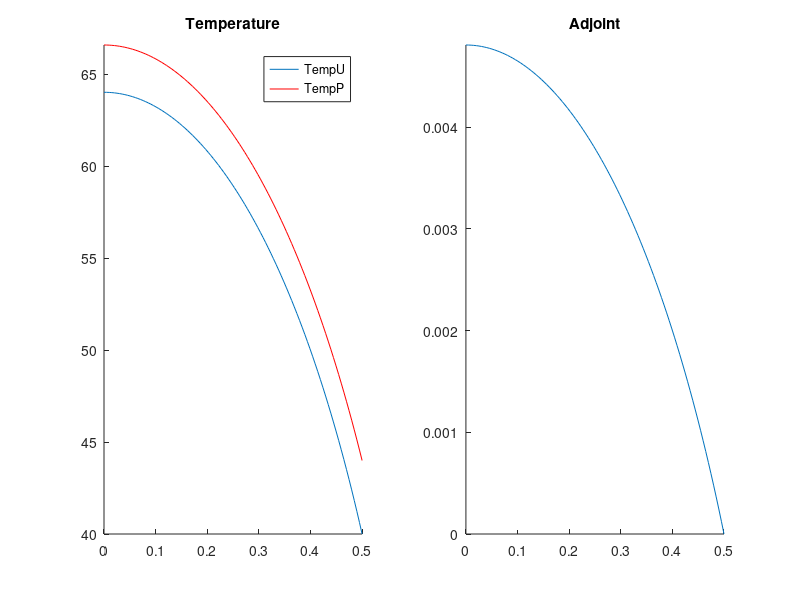

MATLAB code to generate this figure: (Note: this script raises an error after producing the figure.)
function hc_nonlinear_analytical
clc; close all;

% problem definition: k(T)=T^q
% -d/dx (T^a dT/dx) = q = -1/(a+1).d^2(T^(a+1))/dx^2
% dTdx|_0=0 T(L)=T_dir
L=0.5; q=10000; T_dir=40; a=1;
% region of interest
% "whole domain" or "dirac at 0"
% 
do_plot = true;

%%%%%%%%%%%%%%%%%%%%%%%%%%%%%%%%%%%%%%%%%%%%%%%%%%%%%%%%%%
% solve forward problem for unperturbed temperature
%%%%%%%%%%%%%%%%%%%%%%%%%%%%%%%%%%%%%%%%%%%%%%%%%%%%%%%%%%
% int_0^x (eq) = -1/(a+1).d(T^(a+1))/dx = q.x
% int_x^L (new.eq) => T^(a+1)(x) = T_dir^(a+1) + (a+1)/2.q.(L^2-x^2)
%
ap1=a+1;
fh_T = @(x) (T_dir^ap1 + ap1/2*q*(L^2-x.^2)).^(1/ap1);
fh_dTdx = @(x) (-q*x)./(fh_T(x).^a);
% plot temperature
xx=linspace(0,L,100);
if do_plot
    figure(1); subplot(1,2,1); hold all;
    plot(xx,fh_T(xx)); axis tight; title('Temperature');
end
% compute functional using forward solution
response = 'averaged';
switch response
    case 'dirac'
        % response = dirac at x=0
        J_for = fh_T(0);
    case 'integrated'
        % response = 1 for all x
        J_for = integral(fh_T,0,L);
    case 'averaged'
        % response = 1/L for all x
        J_for = integral(fh_T,0,L)/L;
end

%%%%%%%%%%%%%%%%%%%%%%%%%%%%%%%%%%%%%%%%%%%%%%%%%%%%%%%%%%
% solve adjoint problem
%%%%%%%%%%%%%%%%%%%%%%%%%%%%%%%%%%%%%%%%%%%%%%%%%%%%%%%%%%
% bc : phi(L)=phi_dir=0, 
%
% if response = constant, it is easy to see that: 
% phi(x) is proportional to (T(x)-T_dir). phi(x)=C.(T(x)-T_dir)
%  -d/dx (T^a dphi/dx) = r = q.r/r 
% <==> -q/r d/dx (T^a dphi/dx) = q 
% <==> -C.q/r d/dx (T^a dT/dx) = q 
% <==> -C.q/r/(a+1) d^2[T^(a+1)]/dx^2 = q 
% => C = r/q
%
% if response = dirac @ 0 :
% -d/dx (T^k dphi/dx) = dirac(x) = 0
% source condition at x=0: -2T^k(0) dphidx|_0 = 1
% integrate(eq) from x to L: (rhs=0 in that range)
% ==> T^k.dphidx = C. Apply source condition. C = -1/2
% so dphi/dx=-1/2/T^a(x)
% integrate between x and L:
% phi(L) - phi(x) = (-1/2) int_x^L 1/T^a(y) dy = -phi(x)
%
switch response
    case 'dirac'
        for i=1:length(xx)
            phi(i) = integral(@(x) 1./(fh_T(x).^a), xx(i),L)/2;
        end
        fh_dphidx = @(x) -1/2*(fh_dTdx(x)).^(-a);
    case {'integrated','averaged'}
        if strcmpi(response,'integrated')
            rr=1;
        else
            rr=1/L;
        end
        fh_phi = @(x) rr/q*(fh_T(x)-T_dir);
        phi = fh_phi(xx);
        fh_dphidx = @(x) rr/q*fh_dTdx(x);
end
% plot adjoint
if do_plot
    subplot(1,2,2); hold all; plot(xx,phi); axis tight; title('Adjoint');
end
% compute functional using adjoint
% first, the volumetric part:
J_adj_vol = q*dot( (phi(1:end-1)+phi(2:end))/2 , diff(xx) ); 
fprintf('QoI: Adjoint\n  volumetric term: %g\n',J_adj_vol);
if strcmpi(response,'integrated') || strcmpi(response,'averaged')
    J_adj_vol = q*integral(fh_phi,0,L);
    fprintf('QoI: Adjoint\n  volumetric term (exact): %g\n',J_adj_vol);
end
% now, the bc parts:
switch response
    case 'dirac'
        % it is easier to think of this one as integral from -L to +L
        % (1) kdT/dx.phi:  phi(+/-L)=0, so nothing
        % (2) -kdphi/dx.T: kdphi/dx=-1/2 everythwere
        % because of the dirac, the vol+bc contributions calculated as 
        % integral from -L to +L are the QoI, not twice the QoI
       J_adj_dir = T_dir;
       J_adj_vol = 2*J_adj_vol;
    case {'integrated','averaged'}
        % we need to add 
        % (1) kdT/dx.phi. dTdx=0 at x=0+, and phi(L)=0, so nothing
        % (2) -kdphi/dx.T.
        % only term left is: -kdphi/dx.T at x=L, so T_dir^(a+1)*dphi/dx
        % but dphidx = C dT/dx = r/q (-qL T^(-a))
       J_adj_dir = L*rr*T_dir;
end
J_adj = J_adj_vol + J_adj_dir;
%%%%%%%%%%%%%%%%%%%%%%%%%%%%%%%%%%%%%%%%%%%%%%%%%%%%%%%%%%
% QoI values
%%%%%%%%%%%%%%%%%%%%%%%%%%%%%%%%%%%%%%%%%%%%%%%%%%%%%%%%%%
fprintf('Unperturbed QoI values: \nForward %g\nAdjoint %g\n',J_for,J_adj);
fprintf('Splitting the adjoint values:\n\tvolume  \t%g\n\tDirichlet bc\t%g\n',...
    J_adj_vol,J_adj_dir);

disp('What is below is a copy-paste form the linear analytical solution');
warning('Amend first if you want to use');


%%%%%%%%%%%%%%%%%%%%%%%%%%%%%%%%%%%%%%%%%%%%%%%%%%%%%%%%%%
% create perturbation 
%%%%%%%%%%%%%%%%%%%%%%%%%%%%%%%%%%%%%%%%%%%%%%%%%%%%%%%%%%
% save values
fh_T0 = fh_T; fh_dT0dx = fh_dTdx; phi0=phi; J_for0 = J_for;
% save unperturbed parameters
a0=a; q0=q; T_dir0=T_dir;
% perturbed values
pert = 1e-1;
q     = q0     * (1 + pert*0); 
a     = a0     * (1 + pert*0);
T_dir = T_dir0 * (1 + pert*1);
%
a1 = a-a0; q1 = q-q0; T_dir1=T_dir-T_dir0; 
ap1=a+1;
%%%%%%%%%%%%%%%%%%%%%%%%%%%%%%%%%%%%%%%%%%%%%%%%%%%%%%%%%%
% solve forward problem for perturbed temperature
%%%%%%%%%%%%%%%%%%%%%%%%%%%%%%%%%%%%%%%%%%%%%%%%%%%%%%%%%%
fh_T = @(x) (T_dir^ap1 + ap1/2*q*(L^2-x.^2)).^(1/ap1);
fh_dTdx = @(x) (-q*x)./(fh_T(x).^a);
% plot temperature
if do_plot
    figure(1); subplot(1,2,1); plot(xx,fh_T(xx),'r-'); legend(['TempU';'TempP']);
end
% compute functional using forward solution
response = 'averaged';
switch response
    case 'dirac'
        % response = dirac at x=0
        J_for = fh_T(0);
    case 'integrated'
        % response = 1 for all x
        J_for = integral(fh_T,0,L);
    case 'averaged'
        % response = 1/L for all x
        J_for = integral(fh_T,0,L)/L;
end

fprintf('\nPerturbed QoI values: \nForward %g\n',J_for);
dJ_for = (J_for - J_for0)  ;
fprintf('\nSensitivity, dJ: \nForward %g\n',dJ_for);
% forward sensitivity

%%%%%%%%%%%%%%%%%%%%%%%%%%%%%%%%%%%%%%%%%%%%%%%%%%%%%%%%%%
% adjoint-based sensitivity
% first-order formula:
% dJ = int[dq,phi] + int[dk gradphi gradT] 
%%%%%%%%%%%%%%%%%%%%%%%%%%%%%%%%%%%%%%%%%%%%%%%%%%%%%%%%%%
% sensivitiy due to heat source
dJ_adj_vol_src = q1*dot( (phi(1:end-1)+phi(2:end))/2 , diff(xx) ); 
fprintf('QoI: Adjoint\n  volumetric term: %g\n',dJ_adj_vol_src);
if strcmpi(response,'integrated') || strcmpi(response,'averaged')
    dJ_adj_vol_src = q1*integral(fh_phi,0,L);
    fprintf('QoI: Adjoint\n  volumetric term (exact): %g\n',dJ_adj_vol_src);
end
% sensivitiy due to conductivity, first-order and exact
dJ_adj_vol_cond       = -k1 * integral(@(x) fh_dT0dx(x).*fh_dphidx(x),0,L);
dJ_adj_vol_cond_exact = -k1 * integral(@(x) fh_dTdx(x) .*fh_dphidx(x),0,L);
dJ_adj_dirichlet      = -k0*fh_dphidx(L)*T_dir1;
% dJ_adj_robin          = -h1*fh_T0(b)*fh_phi(b) + (h*T_inf-h0*T_inf0)*fh_phi(b);
% dJ_adj_robin_exact    = -h1*fh_T(b) *fh_phi(b) + (h*T_inf-h0*T_inf0)*fh_phi(b);

% dJ_adj       = dJ_adj_vol_src + dJ_adj_vol_cond       + dJ_adj_dirichlet +dJ_adj_robin      ;
% dJ_adj_exact = dJ_adj_vol_src + dJ_adj_vol_cond_exact + dJ_adj_dirichlet +dJ_adj_robin_exact;
dJ_adj       = dJ_adj_vol_src + dJ_adj_vol_cond       + dJ_adj_dirichlet ;
dJ_adj_exact = dJ_adj_vol_src + dJ_adj_vol_cond_exact + dJ_adj_dirichlet ;

%%%%%%%%%%%%%%%%%%%%%%%%%%%%%%%%%%%%%%%%%%%%%%%%%%%%%%%%%%
% sensitivity values
%%%%%%%%%%%%%%%%%%%%%%%%%%%%%%%%%%%%%%%%%%%%%%%%%%%%%%%%%%
fprintf('Sensitivity values:\nForward: %g\n',dJ_for);
fprintf('Adjoint:\n');
fprintf('\tAll    \t\t%g\n',dJ_adj);
fprintf('\tAll E  \t\t%g\n',dJ_adj_exact);
fprintf('\tvol.src  \t%g\n',dJ_adj_vol_src);
fprintf('\tvol.cond \t%g\n',dJ_adj_vol_cond);
fprintf('\tvol.condE\t%g\n',dJ_adj_vol_cond_exact);
fprintf('\tDirichlet\t%g\n',dJ_adj_dirichlet);
% fprintf('\tRobin bc \t%g\n',dJ_adj_robin);
% fprintf('\tRobin bcE\t%g\n',dJ_adj_robin_exact);

return
end
%%%%%%%%%%%%%%%%%%%%%%%%%

function [fh_T,fh_dTdx] = compute_temperature(a,b,k,q,T_dir,h,T_inf)
% Problem statement: -d/dx(k.dT/dx) = q
%                    T(a) = T_dir
%                    -k.dT/dx|_b = h(T(b) - T_inf)
%
% Analytical solution:
%      T(x) = alpha (x-a)(x-b) + beta(x-b) + gamma
%      with alpha = -q/k/2


return
end
%%%%%%%%%%%%%%%%%%%%%%%%%

function [fh_phi, fh_dphidx] = compute_adjoint(a,b,x1,x2,k,r,phi_dir,h,phi_inf)
% Problem statement: -d/dx(k.dphi/dx) = r
%                    phi(a) = phi_dir
%                    -k.dphi/dx|_b = h(phi(b) - phi_inf)
%
% Analytical solution:


return
end
%%%%%%%%%%%%%%%%%%%%%%%%%
